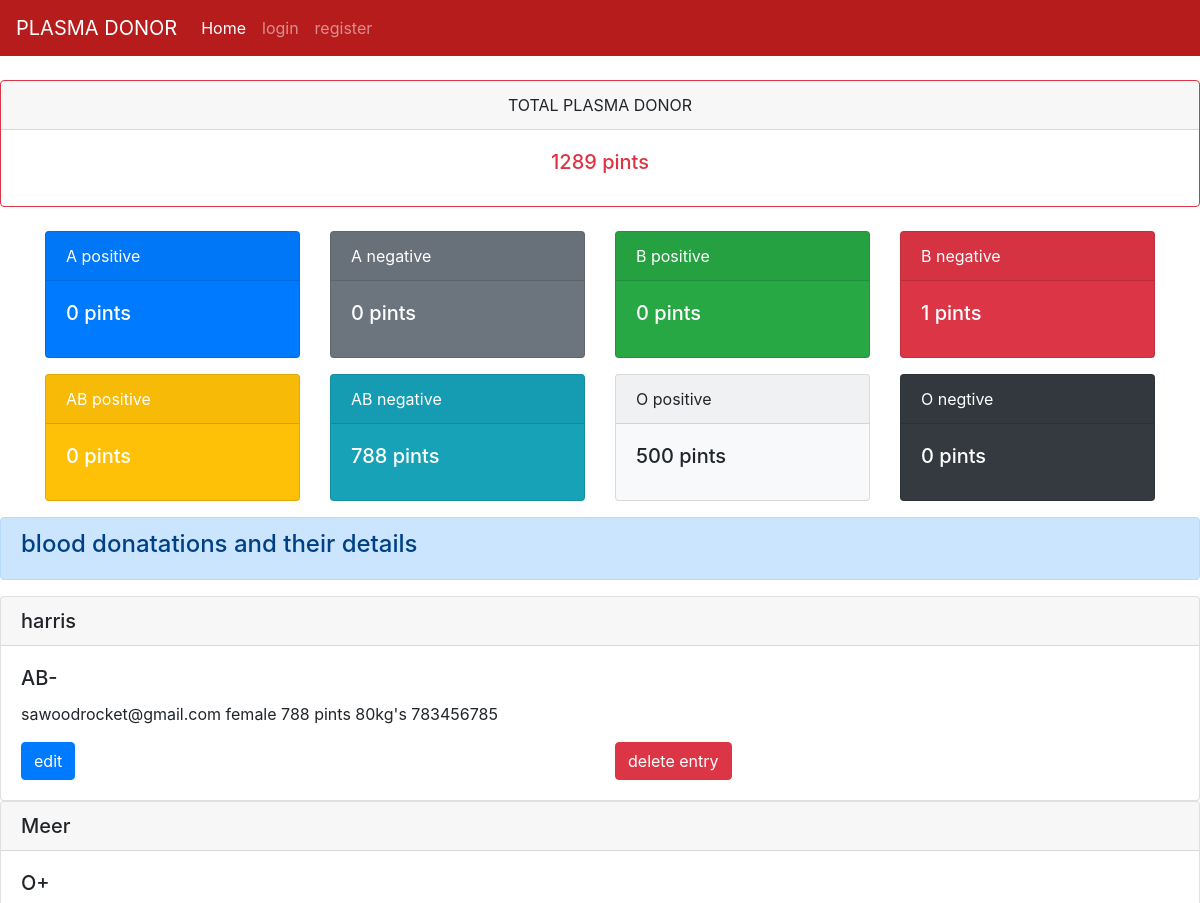
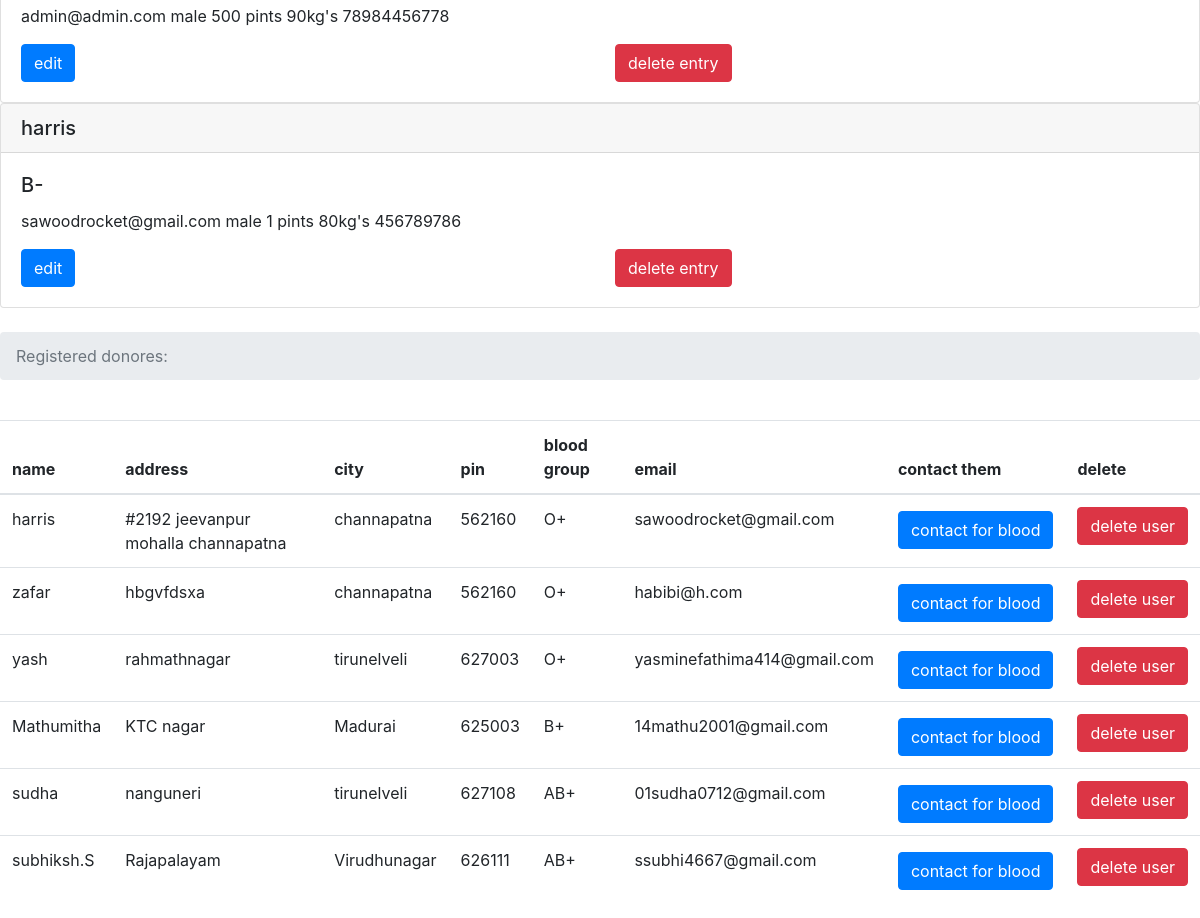
/dashboard, run on the app's committed database (2 pictures, top to bottom).
### tables this page shows
CREATE TABLE blood (id INTEGER PRIMARY KEY AUTOINCREMENT, type TEXT, donorname TEXT, donorsex TEXT, qty TEXT, dweight TEXT, donoremail TEXT, phone TEXT);

CREATE TABLE users (name TEXT, addr TEXT, city TEXT, pin TEXT, bg TEXT,email TEXT UNIQUE, pass TEXT);

### server.py (the view)
@app.route ('/dashboard')
def dashboard():
    totalblood = 0
    con = sqlite3.connect ('database.db')
    con.row_factory = sqlite3.Row
    cur = con.cursor ()
    cur.execute ("select * from blood")
    rows = cur.fetchall ();
    for row in rows:
        totalblood += int (row['qty'])
    cur.execute ("select * from users")
    users = cur.fetchall ();
    Apositive = 0
    Opositive = 0
    Bpositive = 0
    Anegative = 0
    Onegative = 0
    Bnegative = 0
    ABpositive = 0
    ABnegative = 0
    print (rows)
    cur.execute ("select * from blood where type=?", ('A+',))
    type = cur.fetchall ();
    for a in type:
        Apositive += int (a['qty'])
    cur.execute ("select * from blood where type=?", ('A-',))
    type = cur.fetchall ();
    for a in type:
        Anegative += int (a['qty'])
    cur.execute ("select * from blood where type=?", ('O+',))
    type = cur.fetchall ();
    for a in type:
        Opositive += int (a['qty'])
    cur.execute ("select * from blood where type=?", ('O-',))
    type = cur.fetchall ();
    for a in type:
        Onegative += int (a['qty'])
    cur.execute ("select * from blood where type=?", ('B+',))
    type = cur.fetchall ();
    for a in type:
        Bpositive += int (a['qty'])
    cur.execute ("select * from blood where type=?", ('B-',))
    type = cur.fetchall ();
    for a in type:
        Bnegative += int (a['qty'])
    cur.execute ("select * from blood where type=?", ('AB+',))
    type = cur.fetchall ();
    for a in type:
        ABpositive += int (a['qty'])
    cur.execute ("select * from blood where type=?", ('AB-',))
    type = cur.fetchall ();
    for a in type:
        ABnegative += int (a['qty'])
    bloodtypestotal = {'apos': Apositive, 'aneg': Anegative, 'opos': Opositive, 'oneg': Onegative, 'bpos': Bpositive,
                       'bneg': Bnegative, 'abpos': ABpositive, 'abneg': ABnegative}
    return render_template ("requestdonors.html", rows=rows, totalblood=totalblood, users=users,
                            bloodtypestotal=bloodtypestotal)

### templates/requestdonors.html (shortened to what this page needs)
<!doctype html>
{% extends "base.html" %}
{% block content %}
    <br>
    <div class="card border-danger text-center">
      <div class="card-header">TOTAL PLASMA DONOR</div>
      <div class="card-body text-danger">
        <h5 class="card-title"><span class='numscroller' data-min='1' data-max='{{totalblood}}' data-delay='5' data-increment='10'>{{totalblood}}</span> pints</h5>
      </div>
    </div>
<br>
        <div class="container">
  <div class="row">
    <div class="col"><div class="card text-white bg-primary mb-3" style="max-width: 18rem;">
      <div class="card-header">A positive</div>
    <div class="card-body">
      <h5 class="card-title"><span class='numscroller' data-min='1' data-max='{{bloodtypestotal.apos}}' data-delay='5' data-increment='10'>{{bloodtypestotal.apos}}</span> pints</h5>
    </div>
  </div></div>
    <div class="col"><div class="card text-white bg-secondary mb-3" style="max-width: 18rem;">
      <div class="card-header">A negative</div>
    <div class="card-body">
      <h5 class="card-title"><span class="count"><span class='numscroller' data-min='1' data-max='{{bloodtypestotal.aneg}}' data-delay='5' data-increment='10'>{{bloodtypestotal.aneg}}</span></span> pints</h5>
    </div>
    </div></div>
    <div class="col"><div class="card text-white bg-success mb-3" style="max-width: 18rem;">
      <div class="card-header">B positive</div>
    <div class="card-body">
      <h5 class="card-title"><span class='numscroller' data-min='1' data-max='{{bloodtypestotal.bpos}}' data-delay='5' data-increment='10'>{{bloodtypestotal.bpos}}</span> pints</h5>
    </div>
    </div></div>
    <div class="col"><div class="card text-white bg-danger mb-3" style="max-width: 18rem;">
      <div class="card-header">B negative</div>
    <div class="card-body">
      <h5 class="card-title"><span class='numscroller' data-min='1' data-max='{{bloodtypestotal.bneg}}' data-delay='5' data-increment='10'>{{bloodtypestotal.bneg}}</span> pints</h5>
    </div>
    </div></div>
    <div class="col"><div class="card text-white bg-warning mb-3" style="max-width: 18rem;">
      <div class="card-header">AB positive</div>
    <div class="card-body">
      <h5 class="card-title"><span class='numscroller' data-min='1' data-max='{{bloodtypestotal.abpos}}' data-delay='5' data-increment='10'>{{bloodtypestotal.abpos}}</span> pints</h5>
    </div>
    </div></div>
    <div class="col"><div class="card text-white bg-info mb-3" style="max-width: 18rem;">
      <div class="card-header">AB negative</div>
    <div class="card-body">
      <h5 class="card-title"><span class="count"><span class='numscroller' data-min='1' data-max='{{bloodtypestotal.abneg}}' data-delay='5' data-increment='10'>{{bloodtypestotal.abneg}}</span></span> pints</h5>
    </div>
    </div></div>
    <div class="col"><div class="card bg-light mb-3" style="max-width: 18rem;">
      <div class="card-header">O positive</div>
    <div class="card-body">
      <h5 class="card-title"><span class="count"><span class='numscroller' data-min='1' data-max='{{bloodtypestotal.opos}}' data-delay='5' data-increment='10'>{{bloodtypestotal.opos}}</span> pints</h5>
    </div>
    </div></div>
    <div class="col"><div class="card text-white bg-dark mb-3" style="max-width: 18rem;">
      <div class="card-header">O negtive</div>
    <div class="card-body">
      <h5 class="card-title"><span class="count"><span class='numscroller' data-min='1' data-max='{{bloodtypestotal.oneg}}' data-delay='5' data-increment='10'>{{bloodtypestotal.oneg}}</span> pints</h5>
    </div>
    </div></div>
  </div>
</div>
<div class="alert alert-primary" role="alert">
  <h4>blood donatations and their details</h4>
</div>
         {% for row in rows %}
           <div class="card">
             <h5 class="card-header">{{row["donorname"]}}</h5>
             <div class="card-body">
               <h5 class="card-title">{{row["type"]}}</h5>
               <p class="card-text">{{ row["donoremail"]}}
               {{row['donorsex']}}
               {{row['qty']}} pints
               {{row['dweight']}}kg's
               {{row['phone']}}</p>
               <div class="row">
    <div class="col">
      <form action="{{url_for('editdonor',id=row['id'])}}" method="GET">
      <input type="submit" class="btn btn-primary" name="button" value="edit"/>
      </form>
    </div>
    <div class="col">
      <form action="{{url_for('deletebloodentry',id=row['id'])}}" method="GET">
      <input type="submit" name="button" class="btn btn-danger" value="delete entry"/>
      </form>
    </div>
  </div>
             </div>
           </div>
         {% endfor %}
<br>
         <nav aria-label="breadcrumb">
           <ol class="breadcrumb">
             <li class="breadcrumb-item active" aria-current="page">  Registered donores:</li>
           </ol>
         </nav>
<br>
        <table class="table">
          <thead>
    <tr>
      <th scope="col">name</th>
      <th scope="col">address</th>
      <th scope="col">city</th>
      <th scope="col">pin</th>
      <th scope="col">blood group</th>
      <th scope="col">email</th>
      <th scope="col">contact them</th>
      <th scope="col">delete</th>
    </tr>
  </thead>
           {% for r in users %}
              <tr>
                 <td>{{r["name"]}}</td>
                 <td>{{r["addr"]}}</td>
                 <td> {{ r["city"]}}</td>
                 <td>{{r['pin']}}</td>
                 <td>{{r['bg']}}</td>
                 <td>{{r['email']}}</td>
                 <td><button type="button" class="btn btn-primary mt-1" data-toggle="modal" data-target="#exampleModalCenter">
    contact for blood
  </button>
</td>
                 <td><a href = "{{url_for('deleteuser',useremail=r['email'])}}" class="btn btn-danger">delete user</a></td>
              </tr>
           {% endfor %}
           {% endblock %}

### data on the page
blood: donorname "harris", type "AB-", donoremail "sawoodrocket@gmail.com", donorsex "female", qty "788", dweight "80", phone "783456785"
blood: donorname "Meer", type "O+", donoremail "admin@admin.com", donorsex "male", qty "500", dweight "90", phone "78984456778"
blood: donorname "harris", type "B-", donoremail "sawoodrocket@gmail.com", donorsex "male", qty "1", dweight "80", phone "456789786"
users: name "harris", addr "#2192 jeevanpur mohalla channapatna", city "channapatna", pin "562160", bg "O+", email "sawoodrocket@gmail.com"
users: name "zafar", addr "hbgvfdsxa", city "channapatna", pin "562160", bg "O+", email "habibi@h.com"
users: name "yash", addr "rahmathnagar", city "tirunelveli", pin "627003", bg "O+", email "yasminefathima414@gmail.com"
users: name "Mathumitha", addr "KTC nagar", city "Madurai", pin "625003", bg "B+", email "14mathu2001@gmail.com"
users: name "sudha", addr "nanguneri", city "tirunelveli", pin "627108", bg "AB+", email "01sudha0712@gmail.com"
users: name "subhiksh.S", addr "Rajapalayam", city "Virudhunagar", pin "626111", bg "AB+", email "ssubhi4667@gmail.com"

### other printed values
{{ totalblood }} "1289"
{{ bloodtypestotal.apos }} "0"
{{ bloodtypestotal.aneg }} "0"
{{ bloodtypestotal.bpos }} "0"
{{ bloodtypestotal.bneg }} "1"
{{ bloodtypestotal.abpos }} "0"
{{ bloodtypestotal.abneg }} "788"
{{ bloodtypestotal.opos }} "500"
{{ bloodtypestotal.oneg }} "0"
